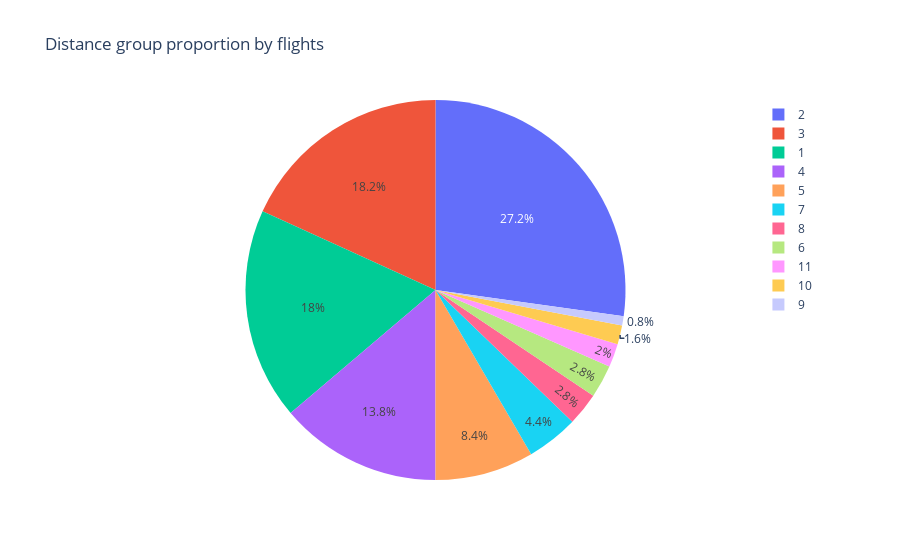

The cell this chart's notebook holds for it:
### Code cell
fig=px.pie(data , names='DistanceGroup' , values='Flights' ,title="Distance group proportion by flights")
fig.show()

### Figure 1 — Plotly figure (JSON) as saved in the notebook; plotly's stock layout.template omitted (floating-point values rounded to 4 significant figures; data arrays with more than 128 entries replaced by an {"elided": "..."} marker saying what was removed)
{"data": [{"domain": {"x": [0, 1], "y": [0, 1]}, "hovertemplate": "DistanceGroup=%{label}<br>Flights=%{value}<extra></extra>", "labels": {"elided": "500 int values"}, "legendgroup": "", "name": "", "showlegend": true, "type": "pie", "values": {"elided": "500 int values"}}], "layout": {"legend": {"tracegroupgap": 0}, "title": {"text": "Distance group proportion by flights"}}}
